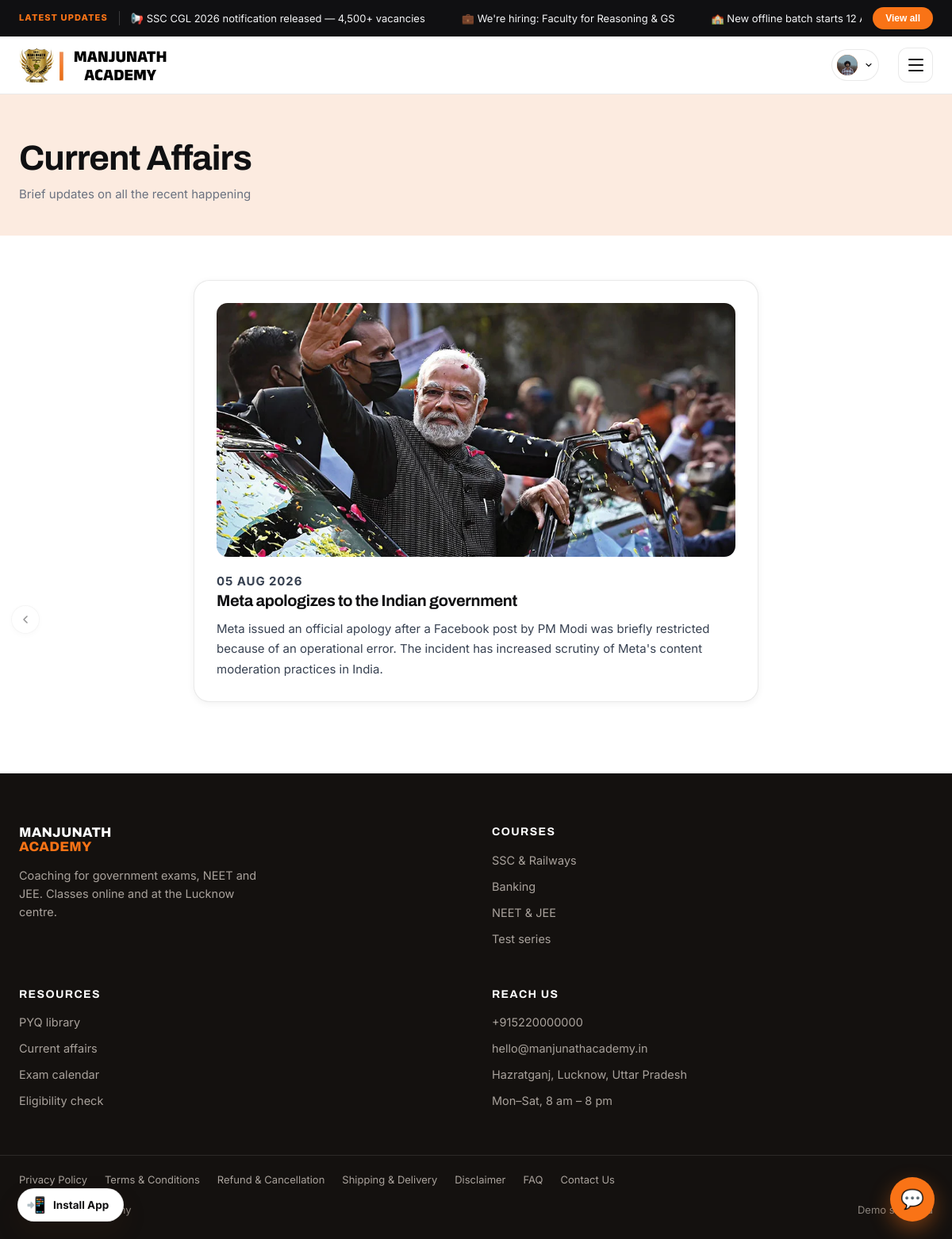
The page /current-affairs/ (signed in) on the database its author committed.
### myapp/models.py (models this page shows, shortened)
class Notification(models.Model):
    order = models.PositiveIntegerField(default=0)
    text = models.CharField(max_length=200, help_text='Short scrolling line, e.g. "SSC CGL 2026 notification released — 4,500+ vacancies"')
    detail = models.TextField(blank=True, help_text='Longer text shown in the popup when a student taps this notification')
    link = models.URLField(blank=True, help_text='Official link (apply page, PDF, etc). Shown as a button in the popup.')
    is_active = models.BooleanField(default=True)
    created_at = models.DateTimeField(auto_now_add=True)
    class Meta:
        ordering = ['order', '-created_at']

class SiteSettings(models.Model):
    LOGO_TEXT = 'text'
    LOGO_IMAGE = 'image'
    LOGO_TYPE_CHOICES = [
        (LOGO_TEXT, 'Text logo'),
        (LOGO_IMAGE, 'Image logo'),
    ]
    logo_type = models.CharField(max_length=10, choices=LOGO_TYPE_CHOICES, default=LOGO_TEXT)
    logo_image = models.ImageField(upload_to='branding/', blank=True, null=True)
    favicon = models.ImageField(upload_to='branding/', blank=True, null=True)
    youtube_url = models.URLField(blank=True)
    whatsapp_number = models.CharField(max_length=15, blank=True, help_text='Digits only, with country code, e.g. 915220000000')
    footer_about = models.TextField(blank=True, default='Coaching for government exams, NEET and JEE. Classes online and at the Lucknow centre.')
    footer_address = models.CharField(max_length=200, blank=True, default='Hazratganj, Lucknow, Uttar Pradesh')
    footer_phone = models.CharField(max_length=20, blank=True, default='+915220000000')
    footer_email = models.EmailField(blank=True, default='hello@manjunathacademy.in')
    copyright_text = models.CharField(max_length=150, blank=True, default='Manjunath Academy')
    facebook_url = models.URLField(blank=True)
    instagram_url = models.URLField(blank=True)
    twitter_url = models.URLField(blank=True)
    telegram_url = models.URLField(blank=True)
    linkedin_url = models.URLField(blank=True)
    class Meta:
        verbose_name = 'Site settings'
        verbose_name_plural = 'Site settings'
    @classmethod
    def load(cls):
        obj, _ = cls.objects.get_or_create(pk=1)
        return obj
    @property
    def whatsapp_link(self):
        return f'https://wa.me/{self.whatsapp_number}' if self.whatsapp_number else ''

class CustomUser(AbstractBaseUser, PermissionsMixin):
    GENDER_CHOICES = [
        ('male', 'Male'),
        ('female', 'Female'),
        ('other', 'Other'),
    ]
    name = models.CharField(max_length=150)
    email = models.EmailField(unique=True)
    number = models.CharField(max_length=15)
    age = models.PositiveIntegerField(null=True, blank=True)
    gender = models.CharField(max_length=10, choices=GENDER_CHOICES, blank=True)
    state = models.CharField(max_length=100, blank=True)
    city = models.CharField(max_length=100, blank=True)
    profile_picture = models.ImageField(upload_to='profile_pictures/', blank=True, null=True)
    is_active = models.BooleanField(default=True)
    is_staff = models.BooleanField(default=False)
    date_joined = models.DateTimeField(auto_now_add=True)
    objects = CustomUserManager()
    USERNAME_FIELD = 'email'
    REQUIRED_FIELDS = ['name', 'number']

class DailyUpdateCard(models.Model):
    CURRENT_AFFAIRS = 'current_affairs'
    DAILY_NEWS = 'daily_news'
    KEY_CHOICES = [
        (CURRENT_AFFAIRS, 'Current Affairs'),
        (DAILY_NEWS, 'Daily News'),
    ]
    VISUAL_ILLUSTRATION = 'illustration'
    VISUAL_IMAGE = 'image'
    VISUAL_TYPE_CHOICES = [
        (VISUAL_ILLUSTRATION, 'Default illustration'),
        (VISUAL_IMAGE, 'Image'),
    ]
    ILLUSTRATION_CHOICES = [
        ('reading', 'Reading on a couch'),
        ('quiz', 'On a video call'),
        ('news', 'Reading the newspaper'),
    ]
    key = models.CharField(max_length=20, choices=KEY_CHOICES, unique=True)
    title = models.CharField(max_length=100)
    caption = models.CharField(max_length=200, blank=True)
    button_text = models.CharField(max_length=50, blank=True)
    visual_type = models.CharField(max_length=15, choices=VISUAL_TYPE_CHOICES, default=VISUAL_ILLUSTRATION)
    illustration_style = models.CharField(max_length=15, choices=ILLUSTRATION_CHOICES, default='reading')
    image = models.ImageField(upload_to='daily_updates/', blank=True, null=True, help_text='Used when visual type is "Image". Recommended size: 340×190px.')
    DEFAULTS = {
        CURRENT_AFFAIRS: {
            'title': 'Current Affairs',
            'caption': 'Brief updates on all the recent happening',
            'button_text': 'Continue Reading',
            'illustration_style': 'reading',
        },
        DAILY_NEWS: {
            'title': 'Daily News',
            'caption': 'Daily nuggets of news for you to ponder on',
            'button_text': 'Read Now',
            'illustration_style': 'quiz',
        },
    }
    class Meta:
        ordering = ['key']
        verbose_name = 'Daily update card'
    @classmethod
    def load(cls, key):
        obj, _ = cls.objects.get_or_create(key=key, defaults={'key': key, **cls.DEFAULTS[key]})
        return obj

class DailyUpdatePost(models.Model):
    CURRENT_AFFAIRS = DailyUpdateCard.CURRENT_AFFAIRS
    DAILY_NEWS = DailyUpdateCard.DAILY_NEWS
    CATEGORY_CHOICES = DailyUpdateCard.KEY_CHOICES
    category = models.CharField(max_length=20, choices=CATEGORY_CHOICES)
    title = models.CharField(max_length=200)
    body = models.TextField()
    image = models.ImageField(upload_to='daily_updates/posts/', blank=True, null=True)
    is_active = models.BooleanField(default=True)
    created_at = models.DateTimeField(auto_now_add=True)
    class Meta:
        ordering = ['-created_at']

### myapp/views.py (the view)
# urls.py: path('current-affairs/', views.daily_updates_page, {'category': 'current_affairs'}, name='current_affairs_page'),
def daily_updates_page(request, category):
    if category not in dict(DailyUpdateCard.KEY_CHOICES):
        raise Http404
    card = DailyUpdateCard.load(category)
    posts = DailyUpdatePost.objects.filter(category=category, is_active=True)
    return render(request, 'myapp/daily_updates_page.html', {'card': card, 'posts': posts})

### myapp/context_processors.py (called while the page is built)
def site_settings(request):
    return {
        'site_settings': SiteSettings.load(),
        'top_notifications': Notification.objects.filter(is_active=True),
        'chatbot_settings': ChatbotSettings.load(),
        'chatbot_questions': ChatbotQuestion.objects.filter(is_active=True),
        'hero': HeroSection.load(),
        'daily_current_card': DailyUpdateCard.load(DailyUpdateCard.CURRENT_AFFAIRS),
        'daily_news_card': DailyUpdateCard.load(DailyUpdateCard.DAILY_NEWS),
        'pwa_settings': PWASettings.load(),
        'sso_settings': SSOSettings.load(),
    }

### myapp/models.py (called while the page is built)
    @classmethod
    def load(cls):
        obj, _ = cls.objects.get_or_create(pk=1)
        return obj

    @classmethod
    def load(cls):
        obj, _ = cls.objects.get_or_create(pk=1)
        return obj

    @classmethod
    def load(cls):
        obj, _ = cls.objects.get_or_create(pk=1)
        return obj

    @property
    def effective_ios_icon(self):
        return self.ios_icon or self.android_icon

    @classmethod
    def load(cls):
        obj, _ = cls.objects.get_or_create(pk=1)
        return obj

### myapp/templates/myapp/daily_updates_page.html (shortened to what this page needs)
{% extends "myapp/base.html" %}
{% block content %}
<section class="daily-page-hero">
  <div class="wrap">
    <h1>{{ card.title }}</h1>
    {% if card.caption %}<p>{{ card.caption }}</p>{% endif %}
  </div>
</section>
<section class="daily-posts">
  <div class="wrap" style="max-width:760px">
    {% if posts %}
      {% for post in posts %}
      <article class="daily-post-card">
        {% if post.image %}<img class="daily-post-img" src="{{ post.image.url }}" alt="">{% endif %}
        <p class="daily-post-date">{{ post.created_at|date:"d M Y" }}</p>
        <h2>{{ post.title }}</h2>
        <p>{{ post.body }}</p>
      </article>
      {% endfor %}
    {% else %}
      <div class="daily-empty">
        <span class="daily-empty-ico">📰</span>
        Nothing posted here yet — check back soon.
      </div>
    {% endif %}
  </div>
</section>
{% endblock %}

### myapp/templates/myapp/base.html (shortened to what this page needs)
<!DOCTYPE html>
<html lang="en">
<head>
</head>
<body>
<div class="notif-bar" id="notifBar">
  <div class="wrap notif-inner">
    <span class="notif-label">Latest Updates</span>
    <div class="notif-track" id="notifTrack">
      {% for notification in top_notifications %}
      <a class="notif-item" href="#" data-detail="{{ notification.detail }}" data-link="{{ notification.link }}">{{ notification.text }}</a>
      {% endfor %}
    </div>
    <button class="notif-viewall" id="notifViewAll">View all</button>
  </div>
</div>
<header class="site-header" id="top">
  <div class="wrap header-inner">
    <a class="brand" href="{% url 'index' %}" aria-label="Manjunath Academy home">
      {% if site_settings.logo_type == 'image' and site_settings.logo_image %}
        <img class="brand-logo-img" src="{{ site_settings.logo_image.url }}" alt="Manjunath Academy">
      {% endif %}
    </a>
    <button class="menu-toggle" id="menuToggle" aria-expanded="false" aria-controls="primaryNav" aria-label="Open menu">
      <span></span><span></span><span></span>
    </button>
    {% if user.is_authenticated %}
      <div class="nav-user-menu" id="navUserMenu">
        <button type="button" class="nav-user-trigger" id="navUserTrigger" aria-haspopup="true" aria-expanded="false">
          {% if user.profile_picture %}
            <img class="nav-user-avatar" src="{{ user.profile_picture.url }}" alt="">
          {% else %}
            <span class="nav-user-avatar">{{ user.name|default:user.email|first|upper }}</span>
          {% endif %}
          <svg class="nav-user-caret" viewBox="0 0 24 24" width="12" height="12" aria-hidden="true"><path d="m6 9 6 6 6-6" fill="none" stroke="currentColor" stroke-width="2.2" stroke-linecap="round" stroke-linejoin="round"/></svg>
        </button>
      </div>
    {% endif %}
  </div>
</header>
{% if request.path != '/' %}
<button type="button" class="back-fab" id="backBtn" aria-label="Go back">
  <svg viewBox="0 0 24 24" width="16" height="16" aria-hidden="true"><path d="m15 6-6 6 6 6" fill="none" stroke="currentColor" stroke-width="2.4" stroke-linecap="round" stroke-linejoin="round"/></svg>
</button>
{% endif %}
{% block content %}{% endblock %}
<footer class="site-footer" id="contact">
  <div class="wrap footer-grid">
    <div class="footer-brand">
      <span class="wordmark wordmark-light"><span>MANJUNATH</span><span>ACADEMY</span></span>
      <p>{{ site_settings.footer_about }}</p>
    </div>
    <div>
      <h4 data-i18n="footer_courses">Courses</h4>
      <ul><li><a href="#popular-courses" data-i18n="footer_ssc_railways">SSC &amp; Railways</a></li><li><a href="#popular-courses" data-i18n="footer_banking">Banking</a></li><li><a href="#popular-courses" data-i18n="footer_neet_jee">NEET &amp; JEE</a></li><li><a href="#test-series" data-i18n="footer_test_series">Test series</a></li></ul>
    </div>
    <div>
      <h4 data-i18n="footer_resources">Resources</h4>
      <ul><li><a href="#results" data-i18n="footer_pyq">PYQ library</a></li><li><a href="#results" data-i18n="footer_current_affairs">Current affairs</a></li><li><a href="{% url 'exam_calendar_page' %}" data-i18n="footer_exam_calendar">Exam calendar</a></li><li><a href="{% url 'eligibility_check' %}" data-i18n="footer_eligibility">Eligibility check</a></li></ul>
    </div>
    <div>
      <h4 data-i18n="footer_reach_us">Reach us</h4>
      <ul>
        {% if site_settings.footer_phone %}<li><a href="tel:{{ site_settings.footer_phone }}">{{ site_settings.footer_phone }}</a></li>{% endif %}
        {% if site_settings.footer_email %}<li><a href="mailto:{{ site_settings.footer_email }}">{{ site_settings.footer_email }}</a></li>{% endif %}
        {% if site_settings.footer_address %}<li>{{ site_settings.footer_address }}</li>{% endif %}
        <li data-i18n="footer_hours">Mon–Sat, 8 am – 8 pm</li>
      </ul>
    </div>
  </div>
  <div class="wrap footer-legal-row">
    <a href="{% url 'privacy_policy_page' %}" data-i18n="footer_privacy">Privacy Policy</a>
    <a href="{% url 'terms_conditions_page' %}" data-i18n="footer_terms">Terms &amp; Conditions</a>
    <a href="{% url 'refund_cancellation_page' %}" data-i18n="footer_refund">Refund &amp; Cancellation</a>
    <a href="{% url 'shipping_delivery_page' %}" data-i18n="footer_shipping">Shipping &amp; Delivery</a>
    <a href="{% url 'disclaimer_page' %}" data-i18n="footer_disclaimer">Disclaimer</a>
    <a href="{% url 'faq_page' %}" data-i18n="footer_faq">FAQ</a>
    <a href="{% url 'contact_us_page' %}" data-i18n="footer_contact_us">Contact Us</a>
  </div>
  <div class="wrap footer-base">
    <p>©  {{ site_settings.copyright_text }}</p>
    <p data-i18n="footer_demo">Demo site build</p>
  </div>
</footer>
{% if pwa_settings.is_enabled %}
<button type="button" class="install-fab" id="installFab" hidden>
  <span class="install-fab-ico">📲</span>
  <span>Install App</span>
</button>
{% endif %}
{% if chatbot_settings.is_enabled %}
<button class="chat-fab" id="chatFab" aria-label="Open chat with Manjunath Academy">💬</button>
{% endif %}
</body>
</html>

### rows shown on the page
Notification: text "📢 SSC CGL 2026 notification released — 4,500+ vacancies"
Notification: text "💼 We're hiring: Faculty for Reasoning & GS"
Notification: text "🏫 New offline batch starts 12…"
SiteSettings: logo_image (picture), footer_about "Coaching for government exams, NEET and JEE. Classes online and at the Lucknow centre.", footer_phone "+915220000000", footer_email "hello@manjunathacademy.in", footer_address "Hazratganj, Lucknow, Uttar Pradesh"
CustomUser: profile_picture (picture)
DailyUpdateCard: title "Current Affairs", caption "Brief updates on all the recent happening"
DailyUpdatePost: image (picture), created_at "05 AUG 2026", title "Meta apologizes to the Indian government", body "Meta issued an official apology after a Facebook post by PM Modi was briefly restricted because of an operational error. The incident has increased scrutiny of Meta's content moderation practices in India."
